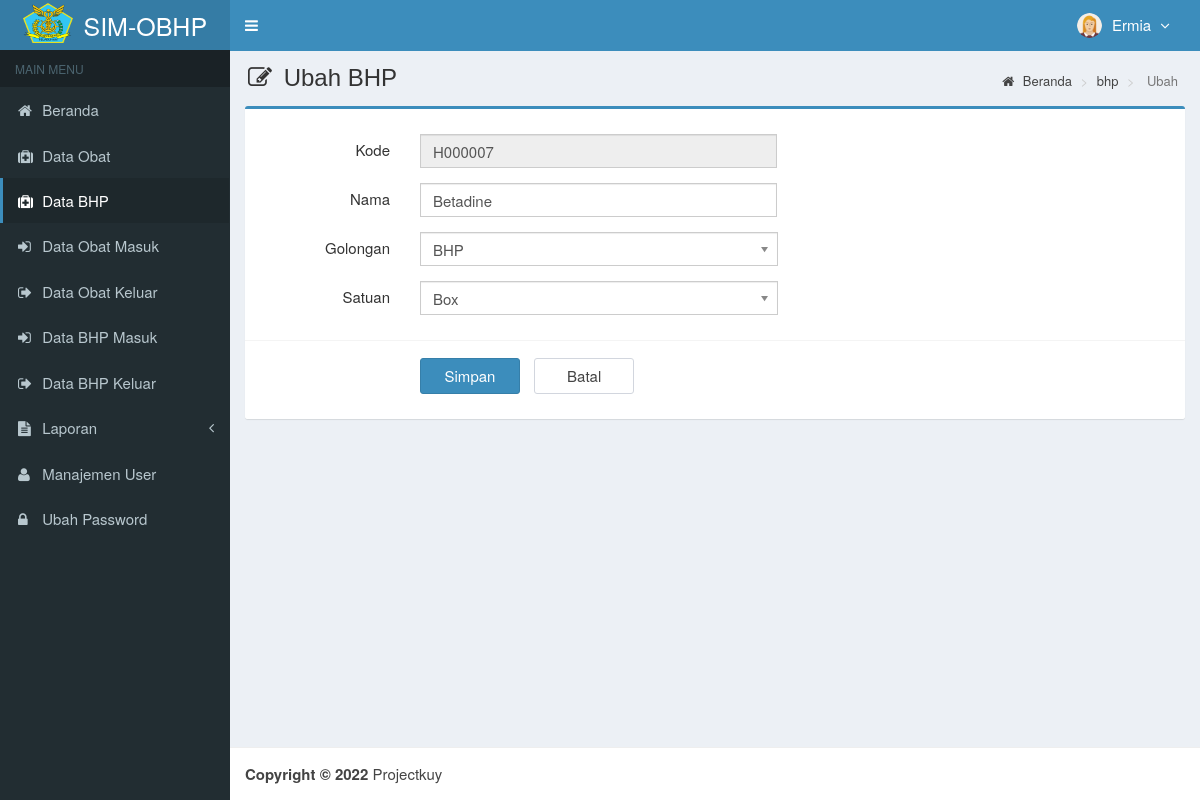
Page /main.php?module=form_bhp&form=edit&id=H000007 (signed in) on the committed database.
### tables this page shows
CREATE TABLE `is_users` (
  `id_user` int(3) NOT NULL,
  `username` varchar(50) NOT NULL,
  `nama_user` varchar(50) NOT NULL,
  `password` varchar(50) NOT NULL,
  `email` varchar(50) DEFAULT NULL,
  `telepon` varchar(13) DEFAULT NULL,
  `foto` varchar(100) DEFAULT NULL,
  `hak_akses` enum('Super Admin','Manajer','Gudang') NOT NULL,
  `status` enum('aktif','blokir') NOT NULL DEFAULT 'aktif',
  `created_at` timestamp NOT NULL DEFAULT CURRENT_TIMESTAMP,
  `updated_at` timestamp NOT NULL DEFAULT CURRENT_TIMESTAMP ON UPDATE CURRENT_TIMESTAMP
);

CREATE TABLE `is_bhp` (
  `kode_bhp` varchar(7) NOT NULL,
  `nama_bhp` varchar(50) NOT NULL,
  `golongan_bhp` varchar(25) NOT NULL,
  `satuan` varchar(20) NOT NULL,
  `stok` int(11) NOT NULL,
  `created_user` int(3) NOT NULL,
  `created_date` timestamp NOT NULL DEFAULT CURRENT_TIMESTAMP,
  `updated_user` int(3) NOT NULL,
  `updated_date` timestamp NOT NULL DEFAULT CURRENT_TIMESTAMP ON UPDATE CURRENT_TIMESTAMP
);

### modules/bhp/form.php (the view, shortened to what this page needs)
<?php
if ($_GET['form'] == 'add') { ?>
<section class="content-header">
    <h1>
        <i class="fa fa-edit icon-title"></i> Input BHP
    </h1>
    <ol class="breadcrumb">
        <li><a href="?module=beranda"><i class="fa fa-home"></i> Beranda </a></li>
        <li><a href="?module=bhp"> bhp </a></li>
        <li class="active"> Tambah </li>
    </ol>
</section>
<section class="content">
    <div class="row">
        <div class="col-md-12">
            <div class="box box-primary">
                <form role="form" class="form-horizontal" action="modules/bhp/proses.php?act=insert" method="POST">
                    <div class="box-body">
                        <?php
                            $query_id = mysqli_query($mysqli, "SELECT RIGHT(kode_bhp,6) as kode FROM is_bhp
                                                ORDER BY kode_bhp DESC LIMIT 1")
                                or die('Ada kesalahan pada query tampil kode_bhp : ' . mysqli_error($mysqli));
                            $count = mysqli_num_rows($query_id);
                            if ($count <> 0) {
                                $data_id = mysqli_fetch_assoc($query_id);
                                $kode    = $data_id['kode'] + 1;
                            } else {
                                $kode = 1;
                            }
                            $buat_id   = str_pad($kode, 6, "0", STR_PAD_LEFT);
                            $kode_bhp = "B$buat_id";
                            ?>
                        <div class="form-group">
                            <label class="col-sm-2 control-label">Kode</label>
                            <div class="col-sm-5">
                                <input type="text" class="form-control" name="kode_bhp" value="<?php echo $kode_bhp; ?>"
                                    readonly required>
                            </div>
                        </div>
                        <div class="form-group">
                            <label class="col-sm-2 control-label">Nama</label>
                            <div class="col-sm-5">
                                <input type="text" class="form-control" name="nama_bhp" autocomplete="off" required>
                            </div>
                        </div>
                        <div class="form-group">
                            <label class="col-sm-2 control-label">Golongan</label>
                            <div class="col-sm-5">
                                <select class="chosen-select" name="golongan_bhp" data-placeholder="-- Pilih --"
                                    autocomplete="off" required>
                                    <option value=""></option>
                                    <option value="BHP">BHP</option>
                                </select>
                            </div>
                        </div>
                        <!-- <div class="form-group">
                             <label class="col-sm-2 control-label">Stok</label>
                             <div class="col-sm-5">
                                 <input type="text" class="form-control" name="stok_bhp" autocomplete="off" required>
                             </div>
                         </div> -->
                        <div class="form-group">
                            <label class="col-sm-2 control-label">Satuan</label>
                            <div class="col-sm-5">
                                <select class="chosen-select" name="satuan" data-placeholder="-- Pilih --"
                                    autocomplete="off" required>
                                    <option value=""></option>
                                    <option value="Botol">Botol</option>
                                    <option value="Box">Box</option>
                                    <option value="Kotak">Kotak</option>
                                    <option value="Strip">Strip</option>
                                    <option value="Kaplet">Kaplet</option>
                                    <option value="Tube">Tube</option>
                                    <option value="Pcs">Pcs</option>
                                    <option value="Biji">Biji</option>
                                    <option value="Bks">Bks</option>
                                    <option value="Amp">Amp</option>
                                </select>
                            </div>
                        </div>
                    </div>
                    <div class="box-footer">
                        <div class="form-group">
                            <div class="col-sm-offset-2 col-sm-10">
                                <input type="submit" class="btn btn-primary btn-submit" name="simpan" value="Simpan">
                                <a href="?module=bhp" class="btn btn-default btn-reset">Batal</a>
                            </div>
                        </div>
                    </div>
                </form>
            </div>
        </div>
    </div>
</section>
<?php
}
elseif ($_GET['form'] == 'edit') {
    if (isset($_GET['id'])) {
        $query = mysqli_query($mysqli, "SELECT kode_bhp,nama_bhp,golongan_bhp,stok,satuan FROM is_bhp WHERE kode_bhp='$_GET[id]'")
            or die('Ada kesalahan pada query tampil Data bhp : ' . mysqli_error($mysqli));
        $data  = mysqli_fetch_assoc($query);
    }
?>
<section class="content-header">
    <h1>
        <i class="fa fa-edit icon-title"></i> Ubah BHP
    </h1>
    <ol class="breadcrumb">
        <li><a href="?module=beranda"><i class="fa fa-home"></i> Beranda </a></li>
        <li><a href="?module=bhp"> bhp </a></li>
        <li class="active"> Ubah </li>
    </ol>
</section>
<section class="content">
    <div class="row">
        <div class="col-md-12">
            <div class="box box-primary">
                <form role="form" class="form-horizontal" action="modules/bhp/proses.php?act=update" method="POST">
                    <div class="box-body">
                        <div class="form-group">
                            <label class="col-sm-2 control-label">Kode</label>
                            <div class="col-sm-5">
                                <input type="text" class="form-control" name="kode_bhp"
                                    value="<?php echo $data['kode_bhp']; ?>" readonly required>
                            </div>
                        </div>
                        <div class="form-group">
                            <label class="col-sm-2 control-label">Nama</label>
                            <div class="col-sm-5">
                                <input type="text" class="form-control" name="nama_bhp" autocomplete="off"
                                    value="<?php echo $data['nama_bhp']; ?>" required>
                            </div>
                        </div>
                        <div class="form-group">
                            <label class="col-sm-2 control-label">Golongan</label>
                            <div class="col-sm-5">
                            </div>
                        </div>
                        <div class="form-group">
                            <label class="col-sm-2 control-label">Satuan</label>
                            <div class="col-sm-5">
                            </div>
                        </div>
                    </div>
                    <div class="box-footer">
                        <div class="form-group">
                            <div class="col-sm-offset-2 col-sm-10">
                                <input type="submit" class="btn btn-primary btn-submit" name="simpan" value="Simpan">
                                <a href="?module=bhp" class="btn btn-default btn-reset">Batal</a>
                            </div>
                        </div>
                    </div>
                </form>
            </div>
        </div>
    </div>
</section>
<?php
}
?>

### top-menu.php (shortened to what this page needs)
<?php
require_once "config/database.php";
$query = mysqli_query($mysqli, "SELECT id_user, nama_user, foto, hak_akses FROM is_users WHERE id_user='$_SESSION[id_user]'")
                                or die('Ada kesalahan pada query tampil Manajemen User: '.mysqli_error($mysqli));
$data = mysqli_fetch_assoc($query);
?>
<li class="dropdown user user-menu">
  <a href="#" class="dropdown-toggle" data-toggle="dropdown">
  <?php
  if ($data['foto']=="") { ?>
    <img src="images/user/user-default.png" class="user-image" alt="User Image"/>
  <?php
  }
  else { ?>
    <img src="images/user/<?php echo $data['foto']; ?>" class="user-image" alt="User Image"/>
  <?php
  }
  ?>
    <span class="hidden-xs"><?php echo $data['nama_user']; ?> <i style="margin-left:5px" class="fa fa-angle-down"></i></span>
  </a>
</li>

### assets/css/style.css (style rules this page uses)
.form-horizontal .control-label { margin-bottom: 0; padding-top: 5px; text-align: right; }
label { display: inline-block; font-size: 15px; font-weight: 400; margin-bottom: 5px; max-width: 100%; }
.form-control { background-color: #fff; background-image: none; border: 1px solid #ccc; border-radius: 4px; box-shadow: 0 1px 1px rgba(0, 0, 0, 0.075) inset; color: #555; display: block; font-size: 15px; height: 34px; line-height: 1.42857; padding: 6px 12px; transition: border-color 0.15s ease-in-out 0s, box-shadow 0.15s ease-in-out 0s; width: 100%; }
.btn-default { background-color: #fff; border-color: #d2d6de; color: #444; }
.content-header { padding: 15px 18px 0; position: relative; }
.content-header > .breadcrumb { background: transparent none repeat scroll 0 0; border-radius: 2px; float: right; font-size: 13px; margin-bottom: 0; margin-top: 0; padding: 7px 12px; position: absolute; right: 10px; top: 15px; }
.btn-submit { width: 100px; margin-top: 7px; margin-right: 10px; font-size: 15px; }
.btn-reset { width: 100px; margin-top: 7px; font-size: 15px; }
.icon-title { margin-right: 5px; }
body { background-color: #fff; color: #333; font-size: 15px; line-height: 1.42857; }

### rows in the picture
is_users: foto (picture), nama_user "Ermia"
is_bhp: kode_bhp "H000007", nama_bhp "Betadine"
